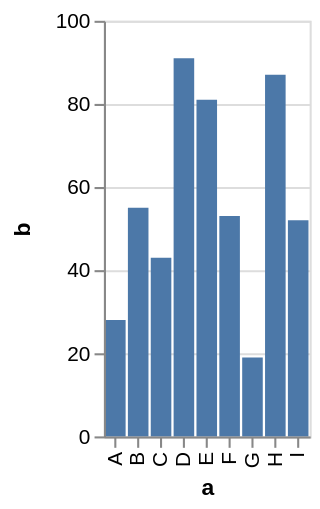

Write a Vega-Lite specification for this figure.
### Vega specification from a JSON file in a GitHub repository (floating-point values rounded to 4 significant figures)
{"$schema": "https://vega.github.io/schema/vega/v3.json", "description": "A simple bar chart with embedded data.", "autosize": "pad", "padding": 5, "height": 200, "style": "cell", "data": [{"name": "source_0", "values": [{"a": "A", "b": 28}, {"a": "B", "b": 55}, {"a": "C", "b": 43}, {"a": "D", "b": 91}, {"a": "E", "b": 81}, {"a": "F", "b": 53}, {"a": "G", "b": 19}, {"a": "H", "b": 87}, {"a": "I", "b": 52}]}, {"name": "data_0", "source": "source_0", "transform": [{"type": "formula", "expr": "toNumber(datum[\"b\"])", "as": "b"}, {"type": "filter", "expr": "datum[\"b\"] !== null && !isNaN(datum[\"b\"])"}]}], "signals": [{"name": "x_step", "value": 11}, {"name": "width", "update": "bandspace(domain('x').length, 0.1, 0.05) * x_step"}], "marks": [{"name": "marks", "type": "rect", "style": ["bar"], "from": {"data": "data_0"}, "encode": {"update": {"fill": {"value": "#4c78a8"}, "x": {"scale": "x", "field": "a"}, "width": {"scale": "x", "band": true}, "y": {"scale": "y", "field": "b"}, "y2": {"scale": "y", "value": 0}}}}], "scales": [{"name": "x", "type": "band", "domain": {"data": "data_0", "field": "a", "sort": true}, "range": {"step": {"signal": "x_step"}}, "paddingInner": 0.1, "paddingOuter": 0.05}, {"name": "y", "type": "linear", "domain": {"data": "data_0", "field": "b"}, "range": [{"signal": "height"}, 0], "nice": true, "zero": true}], "axes": [{"scale": "x", "orient": "bottom", "title": "a", "labelOverlap": true, "encode": {"labels": {"update": {"angle": {"value": 270}, "align": {"value": "right"}, "baseline": {"value": "middle"}}}}, "zindex": 1}, {"scale": "y", "orient": "left", "title": "b", "labelOverlap": true, "tickCount": {"signal": "ceil(height/40)"}, "zindex": 1}, {"scale": "y", "orient": "left", "grid": true, "tickCount": {"signal": "ceil(height/40)"}, "gridScale": "x", "domain": false, "labels": false, "maxExtent": 0, "minExtent": 0, "ticks": false, "zindex": 0}], "config": {"axisY": {"minExtent": 30}}}
